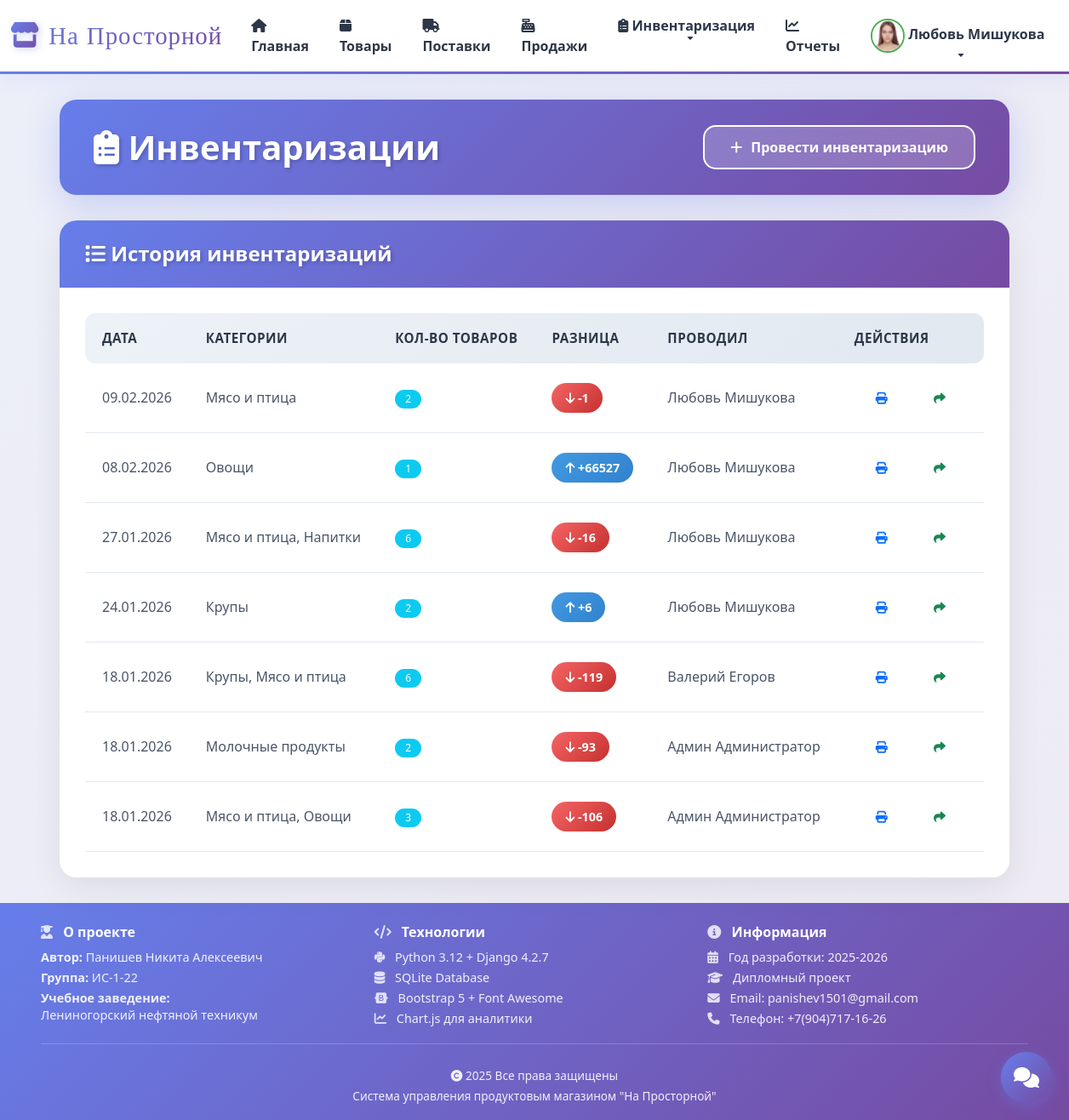
The page /inventory/inventories/ (signed in) on the database its author committed.
### accounts/models.py (models this page shows, shortened)
class CustomUser(AbstractUser):
    ROLE_CHOICES = (
        ('director', 'Директор'),
        ('manager', 'Заведующий'),
        ('cashier', 'Кассир'),
    )
    role = models.CharField(max_length=20, choices=ROLE_CHOICES, default='cashier', verbose_name='Роль')
    avatar = models.ImageField(upload_to='avatars/', blank=True, null=True, verbose_name='Аватар')
    phone = models.CharField(max_length=20, blank=True, verbose_name='Телефон')
    class Meta:
        verbose_name = 'Пользователь'
        verbose_name_plural = 'Пользователи'
    def can_manage_products(self):
        return self.role in ['director', 'manager']
    def can_manage_sales(self):
        return self.role in ['director', 'manager', 'cashier']
    def can_view_reports(self):
        return self.role in ['director']

### products/models.py (models this page shows, shortened)
class Category(models.Model):
    name = models.CharField(max_length=100, verbose_name='Название')
    icon = models.CharField(max_length=50, default='fa-box', verbose_name='Иконка')
    description = models.TextField(blank=True, verbose_name='Описание')
    class Meta:
        verbose_name = 'Категория'
        verbose_name_plural = 'Категории'
        ordering = ['name']

### inventory/views.py (the view)
# urls.py: path('inventories/', views.inventory_list, name='inventory_list'),
@login_required
def inventory_list(request):
    if not request.user.can_manage_products():
        messages.error(request, 'У вас нет прав для просмотра инвентаризаций.')
        return redirect('products:dashboard')
    from django.db.models import Count, Sum, Min, Max
    from collections import defaultdict
    inventory_sessions = Inventory.objects.values('session_id').annotate(
        products_count=Count('id'),
        total_expected=Sum('expected_quantity'),
        total_actual=Sum('actual_quantity'),
        total_difference=Sum('difference'),
        first_date=Min('inventory_date')
    ).order_by('-first_date')
    sessions_data = []
    for session in inventory_sessions:
        items = Inventory.objects.filter(session_id=session['session_id']).select_related('product__category', 'conducted_by')
        categories = set(item.product.category.name for item in items)
        session['categories'] = ', '.join(sorted(categories))
        first_item = items.first()
        session['conducted_by__first_name'] = first_item.conducted_by.first_name if first_item and first_item.conducted_by else ''
        session['conducted_by__last_name'] = first_item.conducted_by.last_name if first_item and first_item.conducted_by else ''
        sessions_data.append(session)
    return render(request, 'inventory/inventory_list.html', {'inventory_sessions': sessions_data})

### templates/inventory/inventory_list.html (shortened to what this page needs)
{% extends 'base.html' %}
{% block content %}
<div class="inventory-page">
    <div class="container">
        <div class="page-header animate__animated animate__fadeInDown">
            <h1>
                <i class="fas fa-clipboard-list"></i>
                Инвентаризации
            </h1>
            <a href="{% url 'inventory:inventory_create' %}" class="btn-new-inventory">
                <i class="fas fa-plus"></i>
                Провести инвентаризацию
            </a>
        </div>
        <div class="inventory-table-card animate__animated animate__fadeInUp">
            <div class="inventory-table-header">
                <h4>
                    <i class="fas fa-list"></i>
                    История инвентаризаций
                </h4>
            </div>
            <div class="inventory-table-body">
                <div class="table-responsive">
                    <table class="modern-table">
                        <thead>
                            <tr>
                                <th>Дата</th>
                                <th>Категории</th>
                                <th>Кол-во товаров</th>
                                <th>Разница</th>
                                <th>Проводил</th>
                                <th>Действия</th>
                            </tr>
                        </thead>
                        <tbody>
                            {% for session in inventory_sessions %}
                            <tr>
                                <td>{{ session.first_date|date:"d.m.Y" }}</td>
                                <td>{{ session.categories }}</td>
                                <td><span class="badge bg-info">{{ session.products_count }}</span></td>
                                <td>
                                    {% if session.total_difference == 0 %}
                                    <span class="badge-perfect"><i class="fas fa-check"></i> {{ session.total_difference }}</span>
                                    {% elif session.total_difference > 0 %}
                                    <span class="badge-surplus"><i class="fas fa-arrow-up"></i> +{{ session.total_difference }}</span>
                                    {% else %}
                                    <span class="badge-shortage"><i class="fas fa-arrow-down"></i> {{ session.total_difference }}</span>
                                    {% endif %}
                                </td>
                                <td>{{ session.conducted_by__first_name }} {{ session.conducted_by__last_name }}</td>
                                <td>
                                    <a href="{% url 'inventory:print_inventory_report' session.session_id %}"
                                       class="btn btn-sm btn-outline-primary" target="_blank" title="Печать отчета">
                                        <i class="fas fa-print"></i>
                                    </a>
                                    <a href="{% url 'inventory:send_inventory_email' session.session_id %}"
                                       class="btn btn-sm btn-outline-success"
                                       onclick="return confirm('Отправить отчет на email заведующего?')"
                                       title="Отправить на email">
                                        <i class="fas fa-share"></i>
                                    </a>
                                </td>
                            </tr>
                            {% endfor %}
                        </tbody>
                    </table>
                </div>
            </div>
        </div>
    </div>
</div>
{% endblock %}

### templates/base.html (shortened to what this page needs)
<!DOCTYPE html>
<html lang="ru">
<head>
    <link href="https://cdn.jsdelivr.net/npm/bootstrap@5.3.0/dist/css/bootstrap.min.css" rel="stylesheet">
    <link rel="stylesheet" href="https://cdnjs.cloudflare.com/ajax/libs/font-awesome/6.4.0/css/all.min.css">
    <link rel="stylesheet" href="https://cdnjs.cloudflare.com/ajax/libs/animate.css/4.1.1/animate.min.css">
</head>
<body>
    {% if user.is_authenticated %}
    <nav class="navbar navbar-expand-lg navbar-light sticky-top">
        <div class="container-fluid">
            <a class="navbar-brand" href="{% url 'products:dashboard' %}">
                <i class="fas fa-store"></i>На Просторной
            </a>
            <div class="collapse navbar-collapse" id="navbarNav">
                <ul class="navbar-nav me-auto">
                    <li class="nav-item">
                        <a class="nav-link" href="{% url 'products:dashboard' %}">
                            <i class="fas fa-home"></i> Главная
                        </a>
                    </li>
                    <li class="nav-item">
                        <a class="nav-link" href="{% url 'products:product_list' %}">
                            <i class="fas fa-box"></i> Товары
                        </a>
                    </li>
                    {% if user.can_manage_products %}
                    <li class="nav-item">
                        <a class="nav-link" href="{% url 'products:supply_list' %}">
                            <i class="fas fa-truck"></i> Поставки
                        </a>
                    </li>
                    {% endif %}
                    {% if user.can_manage_sales %}
                    <li class="nav-item">
                        <a class="nav-link" href="{% url 'sales:sale_list' %}">
                            <i class="fas fa-cash-register"></i> Продажи
                        </a>
                    </li>
                    {% endif %}
                    {% if user.can_manage_products %}
                    <li class="nav-item dropdown">
                        <a class="nav-link dropdown-toggle" href="#" id="inventoryDropdown" role="button" data-bs-toggle="dropdown">
                            <i class="fas fa-clipboard-list"></i> Инвентаризация
                        </a>
                    </li>
                    {% endif %}
                    {% if user.can_view_reports %}
                    <li class="nav-item">
                        <a class="nav-link" href="{% url 'reports:dashboard' %}">
                            <i class="fas fa-chart-line"></i> Отчеты
                        </a>
                    </li>
                    {% endif %}
                </ul>
                <ul class="navbar-nav">
                    <li class="nav-item dropdown">
                        <a class="nav-link dropdown-toggle" href="#" id="userDropdown" role="button" data-bs-toggle="dropdown">
                            {% if user.avatar %}
                            <img src="{{ user.avatar.url }}" alt="Avatar" class="user-avatar">
                            {% else %}
                            <i class="fas fa-user-circle"></i>
                            {% endif %}
                            {{ user.first_name }} {{ user.last_name }}
                        </a>
                    </li>
                </ul>
            </div>
        </div>
    </nav>
    {% endif %}
    {% block content %}{% endblock %}
    <footer class="site-footer">
        <div class="footer-content">
            <div class="footer-info">
                <div class="footer-section">
                    <h5><i class="fas fa-user-graduate"></i> О проекте</h5>
                    <p><strong>Автор:</strong> Панишев Никита Алексеевич</p>
                    <p><strong>Группа:</strong> ИС-1-22</p>
                    <p><strong>Учебное заведение:</strong><br>Лениногорский нефтяной техникум</p>
                </div>
                <div class="footer-section">
                    <h5><i class="fas fa-code"></i> Технологии</h5>
                    <p><i class="fab fa-python"></i> Python 3.12 + Django 4.2.7</p>
                    <p><i class="fas fa-database"></i> SQLite Database</p>
                    <p><i class="fab fa-bootstrap"></i> Bootstrap 5 + Font Awesome</p>
                    <p><i class="fas fa-chart-line"></i> Chart.js для аналитики</p>
                </div>
                <div class="footer-section">
                    <h5><i class="fas fa-info-circle"></i> Информация</h5>
                    <p><i class="fas fa-calendar-alt"></i> Год разработки: 2025-2026</p>
                    <p><i class="fas fa-graduation-cap"></i> Дипломный проект</p>
                    <p><i class="fas fa-envelope"></i> Email: panishev1501@gmail.com </p>
                    <p><i class="fas fa-phone"></i> Телефон: +7(904)717-16-26</p>
                </div>
            </div>
            <div class="footer-divider"></div>
            <div class="footer-bottom">
                <p><i class="fas fa-copyright"></i> {{ current_year|default:"2025" }} Все права защищены</p>
                <p>Система управления продуктовым магазином "На Просторной"</p>
            </div>
        </div>
    </footer>
    <button id="chat-widget-btn" class="chat-fab" title="Открыть чат сотрудников">
        <i class="fas fa-comments"></i>
    </button>
</body>
</html>

### templates/base.html (style rules this page uses)
:root { --primary-color: #4CAF50; --secondary-color: #FFC107; --danger-color: #f44336; --success-color: #4CAF50; --info-color: #2196F3; --dark-color: #212529; --light-color: #f8f9fa; }
body { font-family: 'Segoe UI', Tahoma, Geneva, Verdana, sans-serif; background: #f8f9fa; min-height: 100vh; padding-bottom: 0; margin-bottom: 0; }
.navbar { background: white !important; box-shadow: 0 4px 20px rgba(102, 126, 234, 0.1); border-bottom: 3px solid transparent; border-image: linear-gradient(90deg, #667eea 0%, #764ba2 100%); border-image-slice: 1; }
.navbar-brand { font-family: 'Righteous', cursive; font-weight: 400; background: linear-gradient(135deg, #667eea 0%, #764ba2 100%); -webkit-background-clip: text; -webkit-text-fill-color: transparent; background-clip: text; font-size: 1.8rem; letter-spacing: 1px; transition: all 0.3s ease; position: relative; }
.navbar-brand i { background: linear-gradient(135deg, #667eea 0%, #764ba2 100%); -webkit-background-clip: text; -webkit-text-fill-color: transparent; background-clip: text; margin-right: 10px; font-size: 1.9rem; filter: drop-shadow(2px 2px 4px rgba(102, 126, 234, 0.3)); }
.nav-link { color: #2d3748 !important; font-weight: 600; transition: all 0.3s ease; position: relative; padding: 10px 18px !important; border-radius: 10px; }
.nav-link::after { content: ''; position: absolute; bottom: 5px; left: 50%; transform: translateX(-50%); width: 0; height: 3px; background: linear-gradient(90deg, #667eea 0%, #764ba2 100%); transition: width 0.3s ease; border-radius: 2px; }
.btn { border-radius: 25px; padding: 10px 25px; font-weight: 500; transition: all 0.3s ease; border: none; }
.badge { border-radius: 20px; padding: 5px 12px; font-weight: 500; }
.user-avatar { width: 40px; height: 40px; border-radius: 50%; object-fit: cover; border: 2px solid var(--primary-color); }
.site-footer { background: linear-gradient(135deg, #667eea 0%, #764ba2 100%); color: white; padding: 25px 0 15px; margin-top: 0; }
.footer-content { max-width: 1200px; margin: 0 auto; padding: 0 20px; }
.footer-info { display: grid; grid-template-columns: repeat(auto-fit, minmax(250px, 1fr)); gap: 15px; margin-bottom: 15px; }
.footer-section h5 { font-weight: 700; margin-bottom: 10px; font-size: 1rem; color: #fff; }
.footer-section p { margin: 4px 0; line-height: 1.4; font-size: 0.9rem; color: rgba(255, 255, 255, 0.9); }
.footer-section i { margin-right: 8px; color: rgba(255, 255, 255, 0.8); }
.footer-divider { height: 1px; background: rgba(255, 255, 255, 0.2); margin: 12px 0; }
.footer-bottom { text-align: center; padding-top: 12px; }
.footer-bottom p { margin: 3px 0; color: rgba(255, 255, 255, 0.9); font-size: 0.85rem; }
.chat-fab { position: fixed; bottom: 20px; right: 20px; width: 60px; height: 60px; border-radius: 50%; background: linear-gradient(135deg, #667eea 0%, #764ba2 100%); color: white; border: none; box-shadow: 0 4px 15px rgba(102, 126, 234, 0.4); cursor: pointer; z-index: 999; font-size: 24px; display: flex; align-items: center; justify-content: center; transition: transform 0.3s, box-shadow 0.3s; }

### rows shown on the page
CustomUser: avatar (picture), first_name "Любовь", last_name "Мишукова", conducted_by__first_name "Любовь" "Любовь" "Любовь" "Любовь", conducted_by__last_name "Мишукова" "Мишукова" "Мишукова" "Мишукова"
Category: categories "Мясо и птица"
Category: categories "Овощи"
Category: categories "Крупы"
CustomUser: conducted_by__first_name "Валерий", conducted_by__last_name "Егоров"
Category: categories "Молочные продукты"
CustomUser: conducted_by__first_name "Админ" "Админ", conducted_by__last_name "Администратор" "Администратор"

### other values the page prints
{{ session.first_date|date:"d.m.Y" }} "09.02.2026" "08.02.2026" "27.01.2026" "24.01.2026" "18.01.2026" "18.01.2026" "18.01.2026"
{{ session.products_count }} "2" "1" "6" "2" "6" "2" "3"
{{ session.total_difference }} "-1" "-16" "-119" "-93" "-106"
{{ session.total_difference }} "66527" "6"
{{ session.categories }} "Мясо и птица, Напитки" "Крупы, Мясо и птица" "Мясо и птица, Овощи"
{{ current_year|default:"2025" }} "2025"
